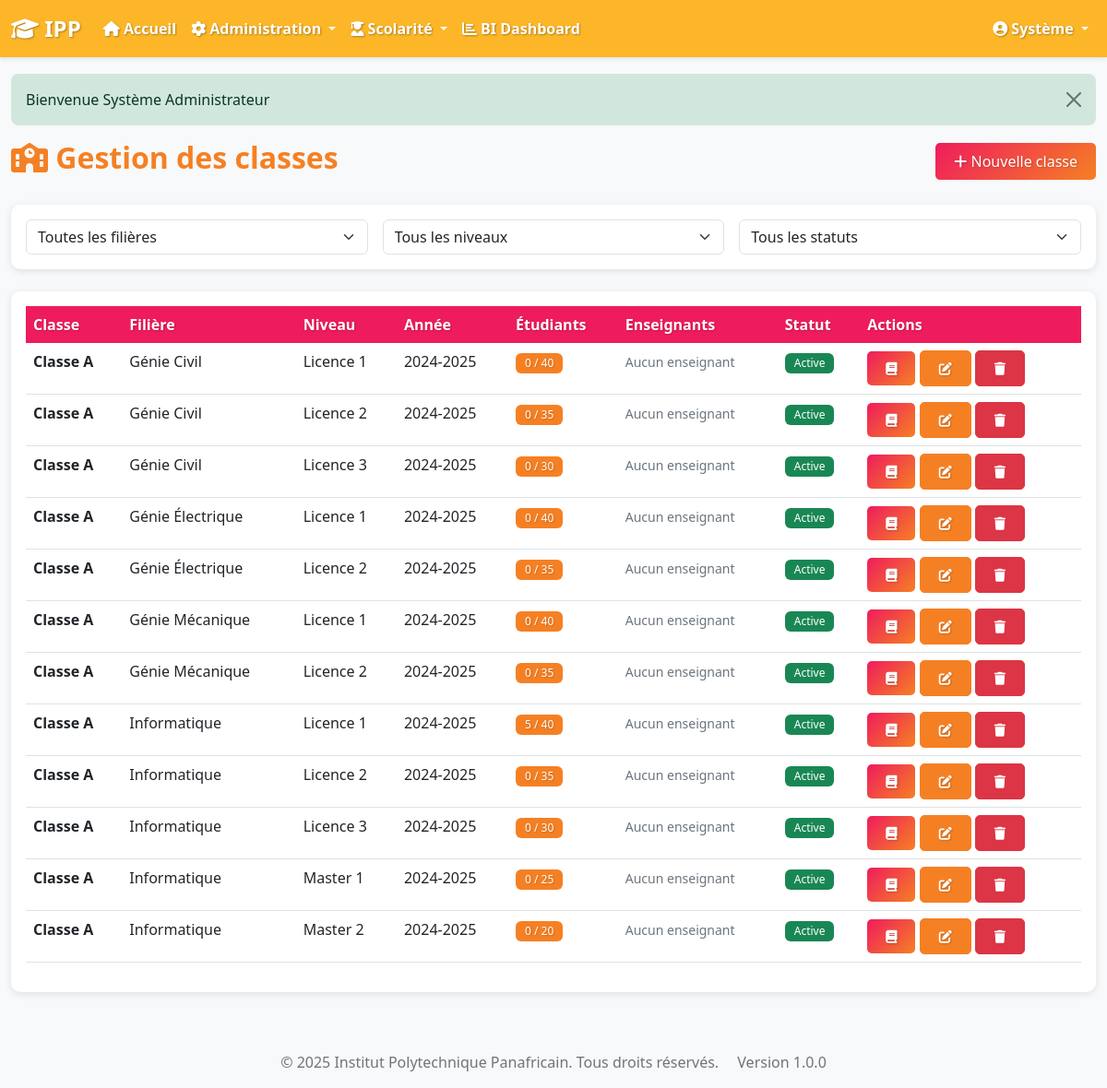
The page /admin/classes.php (signed in) on the database its author committed.
### tables this page shows
CREATE TABLE classes (
    id INT AUTO_INCREMENT PRIMARY KEY,
    code VARCHAR(20) UNIQUE NOT NULL,
    libelle VARCHAR(100) NOT NULL,
    filiere_id INT NOT NULL,
    niveau_id INT NOT NULL,
    annee_academique_id INT NOT NULL,
    effectif_max INT DEFAULT 50,
    statut ENUM('active', 'inactive') DEFAULT 'active',
    created_at TIMESTAMP DEFAULT CURRENT_TIMESTAMP,
    FOREIGN KEY (filiere_id) REFERENCES filieres(id) ON DELETE CASCADE,
    FOREIGN KEY (niveau_id) REFERENCES niveaux(id) ON DELETE CASCADE,
    FOREIGN KEY (annee_academique_id) REFERENCES annees_academiques(id) ON DELETE CASCADE,
    INDEX idx_filiere (filiere_id),
    INDEX idx_niveau (niveau_id),
    INDEX idx_annee (annee_academique_id)
);

CREATE TABLE filieres (
    id INT AUTO_INCREMENT PRIMARY KEY,
    code VARCHAR(20) UNIQUE NOT NULL,
    libelle VARCHAR(100) NOT NULL,
    description TEXT,
    statut ENUM('active', 'inactive') DEFAULT 'active',
    created_at TIMESTAMP DEFAULT CURRENT_TIMESTAMP
);

CREATE TABLE niveaux (
    id INT AUTO_INCREMENT PRIMARY KEY,
    code VARCHAR(20) UNIQUE NOT NULL,
    libelle VARCHAR(50) NOT NULL,
    ordre INT NOT NULL,
    statut ENUM('actif', 'inactif') DEFAULT 'actif',
    created_at TIMESTAMP DEFAULT CURRENT_TIMESTAMP
);

CREATE TABLE annees_academiques (
    id INT AUTO_INCREMENT PRIMARY KEY,
    libelle VARCHAR(50) NOT NULL,
    date_debut DATE NOT NULL,
    date_fin DATE NOT NULL,
    statut ENUM('active', 'inactive') DEFAULT 'inactive',
    created_at TIMESTAMP DEFAULT CURRENT_TIMESTAMP,
    UNIQUE KEY unique_annee (libelle)
);

### includes/security.php (called while the page is built, shortened)
<?php
function escape_html($string) {
    return htmlspecialchars($string, ENT_QUOTES, 'UTF-8');
}

### admin/classes.php (the view, shortened to what this page needs)
<?php
$db = Database::getInstance()->getConnection();
$sql = "SELECT c.*, f.libelle as filiere, n.libelle as niveau, aa.libelle as annee,
        COUNT(DISTINCT e.id) as nb_etudiants,
        GROUP_CONCAT(DISTINCT CONCAT(u.prenom, ' ', u.nom) SEPARATOR ', ') as enseignants
        FROM classes c
        JOIN filieres f ON c.filiere_id = f.id
        JOIN niveaux n ON c.niveau_id = n.id
        JOIN annees_academiques aa ON c.annee_academique_id = aa.id
        LEFT JOIN etudiants e ON c.id = e.classe_id AND e.annee_academique_id = c.annee_academique_id AND e.statut = 'actif'
        LEFT JOIN classe_matieres cm ON c.id = cm.classe_id
        LEFT JOIN users u ON cm.enseignant_id = u.id AND u.role = 'enseignant'
        WHERE 1=1";
$params = [];
$sql .= " GROUP BY c.id ORDER BY aa.date_debut DESC, f.libelle, n.ordre";
$stmt = $db->prepare($sql);
$stmt->execute($params);
$classes = $stmt->fetchAll();
include '../includes/header.php';
?>
<div class="row">
    <div class="col-12">
        <div class="d-flex justify-content-between align-items-center mb-4">
            <h2><i class="fas fa-school"></i> Gestion des classes</h2>
            <button class="btn btn-primary" data-bs-toggle="modal" data-bs-target="#classeModal" onclick="resetForm()">
                <i class="fas fa-plus"></i> Nouvelle classe
            </button>
        </div>
    </div>
</div>
<div class="card mb-4">
    <div class="card-body">
        <form method="GET" class="row g-3">
            <div class="col-md-4">
                <select class="form-select" id="filiere_filter" name="filiere_id">
                    <option value="">Toutes les filières</option>
                </select>
            </div>
            <div class="col-md-4">
                <select class="form-select" id="niveau_filter" name="niveau_id">
                    <option value="">Tous les niveaux</option>
                </select>
            </div>
            <div class="col-md-4">
                <select class="form-select" id="statut_filter" name="statut">
                    <option value="">Tous les statuts</option>
                </select>
            </div>
        </form>
    </div>
</div>
<div class="card">
    <div class="card-body">
        <div class="table-responsive">
            <table class="table table-hover">
                <thead>
                    <tr>
                        <th>Classe</th>
                        <th>Filière</th>
                        <th>Niveau</th>
                        <th>Année</th>
                        <th>Étudiants</th>
                        <th>Enseignants</th>
                        <th>Statut</th>
                        <th>Actions</th>
                    </tr>
                </thead>
                <tbody>
                    <?php foreach ($classes as $classe): ?>
                    <tr>
                        <td><strong><?php echo escape_html($classe['libelle']); ?></strong></td>
                        <td><?php echo escape_html($classe['filiere']); ?></td>
                        <td><?php echo escape_html($classe['niveau']); ?></td>
                        <td><?php echo escape_html($classe['annee']); ?></td>
                        <td>
                            <span class="badge bg-info">
                                <?php echo $classe['nb_etudiants']; ?> / <?php echo $classe['effectif_max']; ?>
                            </span>
                        </td>
                        <td>
                            <?php if (!empty($classe['enseignants'])): ?>
                                <small><?php echo escape_html($classe['enseignants']); ?></small>
                            <?php else: ?>
                                <span class="text-muted"><small>Aucun enseignant</small></span>
                            <?php endif; ?>
                        </td>
                        <td>
                            <span class="badge bg-<?php echo $classe['statut'] === 'active' ? 'success' : 'secondary'; ?>">
                                <?php echo ucfirst($classe['statut']); ?>
                            </span>
                        </td>
                        <td>
                            <a href="<?php echo BASE_URL; ?>/admin/classe-matieres.php?classe_id=<?php echo $classe['id']; ?>"
                               class="btn btn-sm btn-primary" title="Gérer les matières">
                                <i class="fas fa-book"></i>
                            </a>
                            <button class="btn btn-sm btn-info" onclick="editClasse(<?php echo htmlspecialchars(json_encode($classe)); ?>)">
                                <i class="fas fa-edit"></i>
                            </button>
                            <form method="POST" style="display:inline;" onsubmit="return confirmDelete('Supprimer cette classe ?')">
                                <button type="submit" class="btn btn-sm btn-danger">
                                    <i class="fas fa-trash"></i>
                                </button>
                            </form>
                        </td>
                    </tr>
                    <?php endforeach; ?>
                </tbody>
            </table>
        </div>
    </div>
</div>
<?php include '../includes/footer.php'; ?>

### rows shown on the page
classes: libelle "Classe A", filiere.libelle "Génie Civil", niveau.libelle "Licence 1", annee_academique.libelle "2024-2025", nb_etudiants "0", effectif_max "40", statut "Active"
classes: libelle "Classe A", filiere.libelle "Génie Civil", niveau.libelle "Licence 2", annee_academique.libelle "2024-2025", nb_etudiants "0", effectif_max "35", statut "Active"
classes: libelle "Classe A", filiere.libelle "Génie Civil", niveau.libelle "Licence 3", annee_academique.libelle "2024-2025", nb_etudiants "0", effectif_max "30", statut "Active"
classes: libelle "Classe A", filiere.libelle "Génie Électrique", niveau.libelle "Licence 1", annee_academique.libelle "2024-2025", nb_etudiants "0", effectif_max "40", statut "Active"
classes: libelle "Classe A", filiere.libelle "Génie Électrique", niveau.libelle "Licence 2", annee_academique.libelle "2024-2025", nb_etudiants "0", effectif_max "35", statut "Active"
classes: libelle "Classe A", filiere.libelle "Génie Mécanique", niveau.libelle "Licence 1", annee_academique.libelle "2024-2025", nb_etudiants "0", effectif_max "40", statut "Active"
classes: libelle "Classe A", filiere.libelle "Génie Mécanique", niveau.libelle "Licence 2", annee_academique.libelle "2024-2025", nb_etudiants "0", effectif_max "35", statut "Active"
classes: libelle "Classe A", filiere.libelle "Informatique", niveau.libelle "Licence 1", annee_academique.libelle "2024-2025", nb_etudiants "5", effectif_max "40", statut "Active"
classes: libelle "Classe A", filiere.libelle "Informatique", niveau.libelle "Licence 2", annee_academique.libelle "2024-2025", nb_etudiants "0", effectif_max "35", statut "Active"
classes: libelle "Classe A", filiere.libelle "Informatique", niveau.libelle "Licence 3", annee_academique.libelle "2024-2025", nb_etudiants "0", effectif_max "30", statut "Active"
classes: libelle "Classe A", filiere.libelle "Informatique", niveau.libelle "Master 1", annee_academique.libelle "2024-2025", nb_etudiants "0", effectif_max "25", statut "Active"
classes: libelle "Classe A", filiere.libelle "Informatique", niveau.libelle "Master 2", annee_academique.libelle "2024-2025", nb_etudiants "0", effectif_max "20", statut "Active"

### other values the page prints
APP_SHORT_NAME "IPP"
$current_user['prenom'] "Système"
$flash['message'] "Bienvenue Système Administrateur"
APP_NAME "Institut Polytechnique Panafricain"
APP_VERSION "1.0.0"
